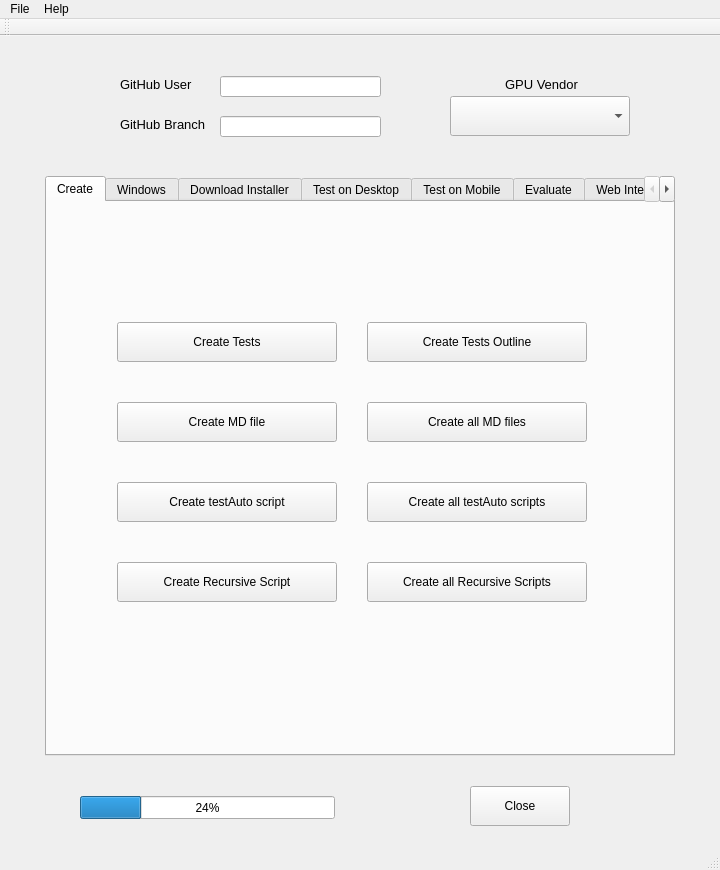
<?xml version="1.0" encoding="UTF-8"?>
<ui version="4.0">
 <class>NitpickClass</class>
 <widget class="QMainWindow" name="NitpickClass">
  <property name="geometry">
   <rect>
    <x>0</x>
    <y>0</y>
    <width>720</width>
    <height>870</height>
   </rect>
  </property>
  <property name="sizePolicy">
   <sizepolicy hsizetype="Fixed" vsizetype="Fixed">
    <horstretch>0</horstretch>
    <verstretch>0</verstretch>
   </sizepolicy>
  </property>
  <property name="windowTitle">
   <string>Nitpick</string>
  </property>
  <widget class="QWidget" name="centralWidget">
   <widget class="QPushButton" name="closePushbutton">
    <property name="geometry">
     <rect>
      <x>470</x>
      <y>750</y>
      <width>100</width>
      <height>40</height>
     </rect>
    </property>
    <property name="text">
     <string>Close</string>
    </property>
   </widget>
   <widget class="QTabWidget" name="tabWidget">
    <property name="enabled">
     <bool>true</bool>
    </property>
    <property name="geometry">
     <rect>
      <x>45</x>
      <y>140</y>
      <width>630</width>
      <height>580</height>
     </rect>
    </property>
    <property name="currentIndex">
     <number>0</number>
    </property>
    <widget class="QWidget" name="tab_1">
     <attribute name="title">
      <string>Create</string>
     </attribute>
     <widget class="QPushButton" name="createTestsPushbutton">
      <property name="geometry">
       <rect>
        <x>70</x>
        <y>120</y>
        <width>220</width>
        <height>40</height>
       </rect>
      </property>
      <property name="text">
       <string>Create Tests</string>
      </property>
     </widget>
     <widget class="QPushButton" name="createMDFilePushbutton">
      <property name="geometry">
       <rect>
        <x>70</x>
        <y>200</y>
        <width>220</width>
        <height>40</height>
       </rect>
      </property>
      <property name="text">
       <string>Create MD file</string>
      </property>
     </widget>
     <widget class="QPushButton" name="createAllMDFilesPushbutton">
      <property name="geometry">
       <rect>
        <x>320</x>
        <y>200</y>
        <width>220</width>
        <height>40</height>
       </rect>
      </property>
      <property name="text">
       <string>Create all MD files</string>
      </property>
     </widget>
     <widget class="QPushButton" name="createTestsOutlinePushbutton">
      <property name="geometry">
       <rect>
        <x>320</x>
        <y>120</y>
        <width>220</width>
        <height>40</height>
       </rect>
      </property>
      <property name="text">
       <string>Create Tests Outline</string>
      </property>
     </widget>
     <widget class="QPushButton" name="createRecursiveScriptPushbutton">
      <property name="geometry">
       <rect>
        <x>70</x>
        <y>360</y>
        <width>220</width>
        <height>40</height>
       </rect>
      </property>
      <property name="text">
       <string>Create Recursive Script</string>
      </property>
     </widget>
     <widget class="QPushButton" name="createAllRecursiveScriptsPushbutton">
      <property name="geometry">
       <rect>
        <x>320</x>
        <y>360</y>
        <width>220</width>
        <height>40</height>
       </rect>
      </property>
      <property name="text">
       <string>Create all Recursive Scripts</string>
      </property>
     </widget>
     <widget class="QPushButton" name="createTestAutoScriptPushbutton">
      <property name="geometry">
       <rect>
        <x>70</x>
        <y>280</y>
        <width>220</width>
        <height>40</height>
       </rect>
      </property>
      <property name="text">
       <string>Create testAuto script</string>
      </property>
     </widget>
     <widget class="QPushButton" name="createAllTestAutoScriptsPushbutton">
      <property name="geometry">
       <rect>
        <x>320</x>
        <y>280</y>
        <width>220</width>
        <height>40</height>
       </rect>
      </property>
      <property name="text">
       <string>Create all testAuto scripts</string>
      </property>
     </widget>
    </widget>
    <widget class="QWidget" name="tab_4">
     <attribute name="title">
      <string>Windows</string>
     </attribute>
     <widget class="QPushButton" name="hideTaskbarPushbutton">
      <property name="geometry">
       <rect>
        <x>200</x>
        <y>130</y>
        <width>211</width>
        <height>40</height>
       </rect>
      </property>
      <property name="text">
       <string>Hide Windows Taskbar</string>
      </property>
     </widget>
     <widget class="QPushButton" name="showTaskbarPushbutton">
      <property name="geometry">
       <rect>
        <x>200</x>
        <y>200</y>
        <width>211</width>
        <height>40</height>
       </rect>
      </property>
      <property name="text">
       <string>Show Windows Taskbar</string>
      </property>
     </widget>
    </widget>
    <widget class="QWidget" name="tab_6">
     <attribute name="title">
      <string>Download Installer</string>
     </attribute>
    </widget>
    <widget class="QWidget" name="tab">
     <attribute name="title">
      <string>Test on Desktop</string>
     </attribute>
     <widget class="QPushButton" name="runNowPushbutton">
      <property name="enabled">
       <bool>false</bool>
      </property>
      <property name="geometry">
       <rect>
        <x>10</x>
        <y>160</y>
        <width>161</width>
        <height>51</height>
       </rect>
      </property>
      <property name="text">
       <string>Run now</string>
      </property>
     </widget>
     <widget class="QGroupBox" name="daysGroupBox">
      <property name="enabled">
       <bool>false</bool>
      </property>
      <property name="geometry">
       <rect>
        <x>20</x>
        <y>240</y>
        <width>91</width>
        <height>241</height>
       </rect>
      </property>
      <property name="title">
       <string>Days</string>
      </property>
      <widget class="QCheckBox" name="sundayCheckBox">
       <property name="geometry">
        <rect>
         <x>10</x>
         <y>210</y>
         <width>80</width>
         <height>17</height>
        </rect>
       </property>
       <property name="text">
        <string>Sunday</string>
       </property>
      </widget>
      <widget class="QCheckBox" name="wednesdayCheckBox">
       <property name="geometry">
        <rect>
         <x>10</x>
         <y>90</y>
         <width>80</width>
         <height>17</height>
        </rect>
       </property>
       <property name="text">
        <string>Wednesday</string>
       </property>
      </widget>
      <widget class="QCheckBox" name="tuesdayCheckBox">
       <property name="geometry">
        <rect>
         <x>10</x>
         <y>60</y>
         <width>80</width>
         <height>17</height>
        </rect>
       </property>
       <property name="text">
        <string>Tuesday</string>
       </property>
      </widget>
      <widget class="QCheckBox" name="thursdayCheckBox">
       <property name="geometry">
        <rect>
         <x>10</x>
         <y>120</y>
         <width>80</width>
         <height>17</height>
        </rect>
       </property>
       <property name="text">
        <string>Thursday</string>
       </property>
      </widget>
      <widget class="QCheckBox" name="fridayCheckBox">
       <property name="geometry">
        <rect>
         <x>10</x>
         <y>150</y>
         <width>80</width>
         <height>17</height>
        </rect>
       </property>
       <property name="text">
        <string>Friday</string>
       </property>
      </widget>
      <widget class="QCheckBox" name="saturdayCheckBox">
       <property name="geometry">
        <rect>
         <x>10</x>
         <y>180</y>
         <width>80</width>
         <height>17</height>
        </rect>
       </property>
       <property name="text">
        <string>Saturday</string>
       </property>
      </widget>
      <widget class="QCheckBox" name="mondayCheckBox">
       <property name="geometry">
        <rect>
         <x>10</x>
         <y>30</y>
         <width>80</width>
         <height>17</height>
        </rect>
       </property>
       <property name="text">
        <string>Monday</string>
       </property>
      </widget>
     </widget>
     <widget class="QGroupBox" name="timesGroupBox">
      <property name="enabled">
       <bool>false</bool>
      </property>
      <property name="geometry">
       <rect>
        <x>130</x>
        <y>240</y>
        <width>161</width>
        <height>191</height>
       </rect>
      </property>
      <property name="title">
       <string>Times</string>
      </property>
      <widget class="QTimeEdit" name="timeEdit1">
       <property name="geometry">
        <rect>
         <x>30</x>
         <y>20</y>
         <width>118</width>
         <height>22</height>
        </rect>
       </property>
      </widget>
      <widget class="QTimeEdit" name="timeEdit2">
       <property name="geometry">
        <rect>
         <x>30</x>
         <y>60</y>
         <width>118</width>
         <height>22</height>
        </rect>
       </property>
      </widget>
      <widget class="QTimeEdit" name="timeEdit3">
       <property name="geometry">
        <rect>
         <x>30</x>
         <y>100</y>
         <width>118</width>
         <height>22</height>
        </rect>
       </property>
      </widget>
      <widget class="QTimeEdit" name="timeEdit4">
       <property name="geometry">
        <rect>
         <x>30</x>
         <y>140</y>
         <width>118</width>
         <height>22</height>
        </rect>
       </property>
      </widget>
      <widget class="QCheckBox" name="timeEdit1checkBox">
       <property name="geometry">
        <rect>
         <x>10</x>
         <y>23</y>
         <width>21</width>
         <height>17</height>
        </rect>
       </property>
       <property name="text">
        <string/>
       </property>
      </widget>
      <widget class="QCheckBox" name="timeEdit2checkBox">
       <property name="geometry">
        <rect>
         <x>10</x>
         <y>63</y>
         <width>21</width>
         <height>17</height>
        </rect>
       </property>
       <property name="text">
        <string/>
       </property>
      </widget>
      <widget class="QCheckBox" name="timeEdit3checkBox">
       <property name="geometry">
        <rect>
         <x>10</x>
         <y>103</y>
         <width>21</width>
         <height>17</height>
        </rect>
       </property>
       <property name="text">
        <string/>
       </property>
      </widget>
      <widget class="QCheckBox" name="timeEdit4checkBox">
       <property name="geometry">
        <rect>
         <x>10</x>
         <y>143</y>
         <width>21</width>
         <height>17</height>
        </rect>
       </property>
       <property name="text">
        <string/>
       </property>
      </widget>
     </widget>
     <widget class="QPushButton" name="setWorkingFolderRunOnDesktopPushbutton">
      <property name="geometry">
       <rect>
        <x>10</x>
        <y>20</y>
        <width>160</width>
        <height>30</height>
       </rect>
      </property>
      <property name="text">
       <string>Set Working Folder</string>
      </property>
     </widget>
     <widget class="QLabel" name="workingFolderRunOnDesktopLabel">
      <property name="geometry">
       <rect>
        <x>190</x>
        <y>20</y>
        <width>320</width>
        <height>30</height>
       </rect>
      </property>
      <property name="text">
       <string>(not set...)</string>
      </property>
     </widget>
     <widget class="QPlainTextEdit" name="plainTextEdit">
      <property name="geometry">
       <rect>
        <x>300</x>
        <y>210</y>
        <width>311</width>
        <height>331</height>
       </rect>
      </property>
     </widget>
     <widget class="QLabel" name="workingFolderLabel_2">
      <property name="geometry">
       <rect>
        <x>300</x>
        <y>170</y>
        <width>41</width>
        <height>31</height>
       </rect>
      </property>
      <property name="text">
       <string>Status:</string>
      </property>
     </widget>
     <widget class="QLabel" name="statusLabelOnDesktop">
      <property name="geometry">
       <rect>
        <x>350</x>
        <y>170</y>
        <width>271</width>
        <height>31</height>
       </rect>
      </property>
      <property name="text">
       <string>#######</string>
      </property>
     </widget>
     <widget class="QCheckBox" name="checkBoxServerless">
      <property name="geometry">
       <rect>
        <x>240</x>
        <y>70</y>
        <width>120</width>
        <height>20</height>
       </rect>
      </property>
      <property name="toolTip">
       <string>&lt;html&gt;&lt;head/&gt;&lt;body&gt;&lt;p&gt;If unchecked, will not show results during evaluation&lt;/p&gt;&lt;/body&gt;&lt;/html&gt;</string>
      </property>
      <property name="text">
       <string>Server-less</string>
      </property>
      <property name="checked">
       <bool>false</bool>
      </property>
     </widget>
     <widget class="QCheckBox" name="runLatestOnDesktopCheckBox">
      <property name="geometry">
       <rect>
        <x>20</x>
        <y>100</y>
        <width>120</width>
        <height>20</height>
       </rect>
      </property>
      <property name="toolTip">
       <string>&lt;html&gt;&lt;head/&gt;&lt;body&gt;&lt;p&gt;If unchecked, will not show results during evaluation&lt;/p&gt;&lt;/body&gt;&lt;/html&gt;</string>
      </property>
      <property name="text">
       <string>Run Latest</string>
      </property>
      <property name="checked">
       <bool>true</bool>
      </property>
     </widget>
     <widget class="QLabel" name="workingFolderLabel_3">
      <property name="geometry">
       <rect>
        <x>128</x>
        <y>95</y>
        <width>31</width>
        <height>31</height>
       </rect>
      </property>
      <property name="text">
       <string>URL</string>
      </property>
     </widget>
     <widget class="QLineEdit" name="urlOnDesktopLineEdit">
      <property name="enabled">
       <bool>false</bool>
      </property>
      <property name="geometry">
       <rect>
        <x>175</x>
        <y>100</y>
        <width>445</width>
        <height>21</height>
       </rect>
      </property>
     </widget>
     <widget class="QLabel" name="workingFolderLabel_5">
      <property name="geometry">
       <rect>
        <x>128</x>
        <y>125</y>
        <width>40</width>
        <height>31</height>
       </rect>
      </property>
      <property name="text">
       <string>Script</string>
      </property>
     </widget>
     <widget class="QLineEdit" name="scriptURLOnDesktopLineEdit">
      <property name="enabled">
       <bool>false</bool>
      </property>
      <property name="geometry">
       <rect>
        <x>175</x>
        <y>130</y>
        <width>445</width>
        <height>21</height>
       </rect>
      </property>
     </widget>
     <widget class="QCheckBox" name="runFullSuiteOnDesktopCheckBox">
      <property name="geometry">
       <rect>
        <x>20</x>
        <y>130</y>
        <width>120</width>
        <height>20</height>
       </rect>
      </property>
      <property name="toolTip">
       <string>&lt;html&gt;&lt;head/&gt;&lt;body&gt;&lt;p&gt;If unchecked, will not show results during evaluation&lt;/p&gt;&lt;/body&gt;&lt;/html&gt;</string>
      </property>
      <property name="text">
       <string>Run Full Suite</string>
      </property>
      <property name="checked">
       <bool>true</bool>
      </property>
     </widget>
     <widget class="QCheckBox" name="usePreviousInstallationOnDesktopCheckBox">
      <property name="enabled">
       <bool>true</bool>
      </property>
      <property name="geometry">
       <rect>
        <x>20</x>
        <y>70</y>
        <width>171</width>
        <height>20</height>
       </rect>
      </property>
      <property name="toolTip">
       <string>&lt;html&gt;&lt;head/&gt;&lt;body&gt;&lt;p&gt;If unchecked, will not show results during evaluation&lt;/p&gt;&lt;/body&gt;&lt;/html&gt;</string>
      </property>
      <property name="text">
       <string>Use Previous Installation</string>
      </property>
      <property name="checked">
       <bool>false</bool>
      </property>
     </widget>
    </widget>
    <widget class="QWidget" name="tab_5">
     <attribute name="title">
      <string>Test on Mobile</string>
     </attribute>
     <widget class="QPushButton" name="connectDevicePushbutton">
      <property name="enabled">
       <bool>false</bool>
      </property>
      <property name="geometry">
       <rect>
        <x>10</x>
        <y>150</y>
        <width>160</width>
        <height>30</height>
       </rect>
      </property>
      <property name="text">
       <string>Connect Device</string>
      </property>
     </widget>
     <widget class="QLabel" name="detectedDeviceLabel">
      <property name="geometry">
       <rect>
        <x>190</x>
        <y>156</y>
        <width>320</width>
        <height>30</height>
       </rect>
      </property>
      <property name="text">
       <string>(not detected)</string>
      </property>
     </widget>
     <widget class="QPushButton" name="setWorkingFolderRunOnMobilePushbutton">
      <property name="geometry">
       <rect>
        <x>10</x>
        <y>20</y>
        <width>160</width>
        <height>30</height>
       </rect>
      </property>
      <property name="text">
       <string>Set Working Folder</string>
      </property>
     </widget>
     <widget class="QLabel" name="workingFolderRunOnMobileLabel">
      <property name="geometry">
       <rect>
        <x>190</x>
        <y>20</y>
        <width>320</width>
        <height>30</height>
       </rect>
      </property>
      <property name="text">
       <string>(not set...)</string>
      </property>
     </widget>
     <widget class="QPushButton" name="pullFolderPushbutton">
      <property name="enabled">
       <bool>false</bool>
      </property>
      <property name="geometry">
       <rect>
        <x>460</x>
        <y>440</y>
        <width>160</width>
        <height>30</height>
       </rect>
      </property>
      <property name="text">
       <string>Pull folder</string>
      </property>
     </widget>
     <widget class="QLineEdit" name="folderLineEdit">
      <property name="enabled">
       <bool>false</bool>
      </property>
      <property name="geometry">
       <rect>
        <x>10</x>
        <y>440</y>
        <width>440</width>
        <height>30</height>
       </rect>
      </property>
     </widget>
     <widget class="QLineEdit" name="urlOnMobileLineEdit">
      <property name="enabled">
       <bool>false</bool>
      </property>
      <property name="geometry">
       <rect>
        <x>175</x>
        <y>245</y>
        <width>445</width>
        <height>21</height>
       </rect>
      </property>
     </widget>
     <widget class="QCheckBox" name="runLatestOnMobileCheckBox">
      <property name="geometry">
       <rect>
        <x>20</x>
        <y>245</y>
        <width>120</width>
        <height>20</height>
       </rect>
      </property>
      <property name="toolTip">
       <string>&lt;html&gt;&lt;head/&gt;&lt;body&gt;&lt;p&gt;If unchecked, will not show results during evaluation&lt;/p&gt;&lt;/body&gt;&lt;/html&gt;</string>
      </property>
      <property name="text">
       <string>Run Latest</string>
      </property>
      <property name="checked">
       <bool>true</bool>
      </property>
     </widget>
     <widget class="QPushButton" name="downloadAPKPushbutton">
      <property name="enabled">
       <bool>false</bool>
      </property>
      <property name="geometry">
       <rect>
        <x>10</x>
        <y>100</y>
        <width>160</width>
        <height>30</height>
       </rect>
      </property>
      <property name="text">
       <string>Download APK</string>
      </property>
     </widget>
     <widget class="QLabel" name="workingFolderLabel_4">
      <property name="geometry">
       <rect>
        <x>20</x>
        <y>60</y>
        <width>41</width>
        <height>31</height>
       </rect>
      </property>
      <property name="text">
       <string>Status:</string>
      </property>
     </widget>
     <widget class="QLabel" name="statusLabelOnMobile">
      <property name="geometry">
       <rect>
        <x>70</x>
        <y>60</y>
        <width>271</width>
        <height>31</height>
       </rect>
      </property>
      <property name="text">
       <string>#######</string>
      </property>
     </widget>
     <widget class="QPushButton" name="installAPKPushbutton">
      <property name="enabled">
       <bool>false</bool>
      </property>
      <property name="geometry">
       <rect>
        <x>10</x>
        <y>325</y>
        <width>160</width>
        <height>30</height>
       </rect>
      </property>
      <property name="text">
       <string>Install APK</string>
      </property>
     </widget>
     <widget class="QPushButton" name="runInterfacePushbutton">
      <property name="enabled">
       <bool>false</bool>
      </property>
      <property name="geometry">
       <rect>
        <x>10</x>
        <y>375</y>
        <width>160</width>
        <height>30</height>
       </rect>
      </property>
      <property name="text">
       <string>Run Interface</string>
      </property>
     </widget>
     <widget class="QLabel" name="workingFolderLabel_6">
      <property name="geometry">
       <rect>
        <x>140</x>
        <y>240</y>
        <width>31</width>
        <height>31</height>
       </rect>
      </property>
      <property name="text">
       <string>URL</string>
      </property>
     </widget>
     <widget class="QLineEdit" name="scriptURLOnMobileLineEdit">
      <property name="enabled">
       <bool>false</bool>
      </property>
      <property name="geometry">
       <rect>
        <x>175</x>
        <y>275</y>
        <width>445</width>
        <height>21</height>
       </rect>
      </property>
     </widget>
     <widget class="QLabel" name="workingFolderLabel_7">
      <property name="geometry">
       <rect>
        <x>140</x>
        <y>270</y>
        <width>40</width>
        <height>31</height>
       </rect>
      </property>
      <property name="text">
       <string>Script</string>
      </property>
     </widget>
     <widget class="QCheckBox" name="runFullSuiteOnMobileCheckBox">
      <property name="geometry">
       <rect>
        <x>20</x>
        <y>275</y>
        <width>120</width>
        <height>20</height>
       </rect>
      </property>
      <property name="toolTip">
       <string>&lt;html&gt;&lt;head/&gt;&lt;body&gt;&lt;p&gt;If unchecked, will not show results during evaluation&lt;/p&gt;&lt;/body&gt;&lt;/html&gt;</string>
      </property>
      <property name="text">
       <string>Run Full Suite</string>
      </property>
      <property name="checked">
       <bool>true</bool>
      </property>
     </widget>
     <widget class="QCheckBox" name="usePreviousInstallationOnMobileCheckBox">
      <property name="enabled">
       <bool>true</bool>
      </property>
      <property name="geometry">
       <rect>
        <x>20</x>
        <y>210</y>
        <width>171</width>
        <height>20</height>
       </rect>
      </property>
      <property name="toolTip">
       <string>&lt;html&gt;&lt;head/&gt;&lt;body&gt;&lt;p&gt;If unchecked, will not show results during evaluation&lt;/p&gt;&lt;/body&gt;&lt;/html&gt;</string>
      </property>
      <property name="text">
       <string>Use Previous Installation</string>
      </property>
      <property name="checked">
       <bool>false</bool>
      </property>
     </widget>
    </widget>
    <widget class="QWidget" name="tab_2">
     <attribute name="title">
      <string>Evaluate</string>
     </attribute>
     <widget class="QCheckBox" name="checkBoxInteractiveMode">
      <property name="geometry">
       <rect>
        <x>190</x>
        <y>200</y>
        <width>131</width>
        <height>20</height>
       </rect>
      </property>
      <property name="toolTip">
       <string>&lt;html&gt;&lt;head/&gt;&lt;body&gt;&lt;p&gt;If unchecked, will not show results during evaluation&lt;/p&gt;&lt;/body&gt;&lt;/html&gt;</string>
      </property>
      <property name="text">
       <string>Interactive Mode</string>
      </property>
     </widget>
     <widget class="QPushButton" name="evaluateTestsPushbutton">
      <property name="geometry">
       <rect>
        <x>330</x>
        <y>190</y>
        <width>180</width>
        <height>50</height>
       </rect>
      </property>
      <property name="text">
       <string>Evaluate Test</string>
      </property>
     </widget>
    </widget>
    <widget class="QWidget" name="tab_3">
     <attribute name="title">
      <string>Web Interface</string>
     </attribute>
     <widget class="QPushButton" name="updateTestRailRunResultsPushbutton">
      <property name="geometry">
       <rect>
        <x>240</x>
        <y>220</y>
        <width>160</width>
        <height>40</height>
       </rect>
      </property>
      <property name="text">
       <string>Update Run Results</string>
      </property>
     </widget>
     <widget class="QRadioButton" name="createPythonScriptRadioButton">
      <property name="geometry">
       <rect>
        <x>170</x>
        <y>100</y>
        <width>95</width>
        <height>20</height>
       </rect>
      </property>
      <property name="text">
       <string>Python</string>
      </property>
      <property name="checked">
       <bool>true</bool>
      </property>
     </widget>
     <widget class="QPushButton" name="createTestRailRunPushbutton">
      <property name="geometry">
       <rect>
        <x>240</x>
        <y>160</y>
        <width>160</width>
        <height>40</height>
       </rect>
      </property>
      <property name="text">
       <string>Create Run</string>
      </property>
     </widget>
     <widget class="QPushButton" name="createTestRailTestCasesPushbutton">
      <property name="geometry">
       <rect>
        <x>240</x>
        <y>100</y>
        <width>160</width>
        <height>40</height>
       </rect>
      </property>
      <property name="text">
       <string>Create Test Cases</string>
      </property>
     </widget>
     <widget class="QRadioButton" name="createXMLScriptRadioButton">
      <property name="geometry">
       <rect>
        <x>170</x>
        <y>120</y>
        <width>95</width>
        <height>20</height>
       </rect>
      </property>
      <property name="text">
       <string>XML</string>
      </property>
     </widget>
     <widget class="QGroupBox" name="groupBox">
      <property name="geometry">
       <rect>
        <x>10</x>
        <y>30</y>
        <width>601</width>
        <height>300</height>
       </rect>
      </property>
      <property name="title">
       <string>TestRail</string>
      </property>
     </widget>
     <widget class="QGroupBox" name="groupBox_2">
      <property name="geometry">
       <rect>
        <x>10</x>
        <y>350</y>
        <width>601</width>
        <height>151</height>
       </rect>
      </property>
      <property name="title">
       <string>Amazon Web Services</string>
      </property>
      <widget class="QPushButton" name="createWebPagePushbutton">
       <property name="enabled">
        <bool>true</bool>
       </property>
       <property name="geometry">
        <rect>
         <x>370</x>
         <y>20</y>
         <width>160</width>
         <height>51</height>
        </rect>
       </property>
       <property name="text">
        <string>Create Web Page</string>
       </property>
      </widget>
      <widget class="QCheckBox" name="updateAWSCheckBox">
       <property name="geometry">
        <rect>
         <x>150</x>
         <y>42</y>
         <width>111</width>
         <height>17</height>
        </rect>
       </property>
       <property name="text">
        <string>Update AWS</string>
       </property>
      </widget>
      <widget class="QLineEdit" name="awsURLLineEdit">
       <property name="geometry">
        <rect>
         <x>20</x>
         <y>90</y>
         <width>561</width>
         <height>21</height>
        </rect>
       </property>
       <property name="readOnly">
        <bool>true</bool>
       </property>
      </widget>
      <widget class="QRadioButton" name="diffImageRadioButton">
       <property name="geometry">
        <rect>
         <x>260</x>
         <y>50</y>
         <width>95</width>
         <height>20</height>
        </rect>
       </property>
       <property name="text">
        <string>Diff Image</string>
       </property>
       <property name="checked">
        <bool>false</bool>
       </property>
      </widget>
      <widget class="QRadioButton" name="ssimImageRadioButton">
       <property name="geometry">
        <rect>
         <x>260</x>
         <y>30</y>
         <width>95</width>
         <height>20</height>
        </rect>
       </property>
       <property name="text">
        <string>SSIM Image</string>
       </property>
       <property name="checked">
        <bool>true</bool>
       </property>
      </widget>
     </widget>
     <zorder>groupBox</zorder>
     <zorder>updateTestRailRunResultsPushbutton</zorder>
     <zorder>createPythonScriptRadioButton</zorder>
     <zorder>createTestRailRunPushbutton</zorder>
     <zorder>createTestRailTestCasesPushbutton</zorder>
     <zorder>createXMLScriptRadioButton</zorder>
     <zorder>groupBox_2</zorder>
    </widget>
   </widget>
   <widget class="QLabel" name="label_3">
    <property name="geometry">
     <rect>
      <x>120</x>
      <y>80</y>
      <width>110</width>
      <height>16</height>
     </rect>
    </property>
    <property name="font">
     <font>
      <pointsize>10</pointsize>
     </font>
    </property>
    <property name="text">
     <string>GitHub Branch</string>
    </property>
   </widget>
   <widget class="QLabel" name="label_4">
    <property name="geometry">
     <rect>
      <x>120</x>
      <y>40</y>
      <width>110</width>
      <height>16</height>
     </rect>
    </property>
    <property name="font">
     <font>
      <pointsize>10</pointsize>
     </font>
    </property>
    <property name="text">
     <string>GitHub User</string>
    </property>
   </widget>
   <widget class="QProgressBar" name="progressBar">
    <property name="geometry">
     <rect>
      <x>80</x>
      <y>760</y>
      <width>255</width>
      <height>23</height>
     </rect>
    </property>
    <property name="value">
     <number>24</number>
    </property>
   </widget>
   <widget class="QLineEdit" name="userLineEdit">
    <property name="geometry">
     <rect>
      <x>220</x>
      <y>40</y>
      <width>161</width>
      <height>21</height>
     </rect>
    </property>
   </widget>
   <widget class="QLineEdit" name="branchLineEdit">
    <property name="geometry">
     <rect>
      <x>220</x>
      <y>80</y>
      <width>161</width>
      <height>21</height>
     </rect>
    </property>
   </widget>
   <widget class="QComboBox" name="gpuVendorComboBox">
    <property name="geometry">
     <rect>
      <x>450</x>
      <y>60</y>
      <width>180</width>
      <height>40</height>
     </rect>
    </property>
    <property name="font">
     <font>
      <pointsize>14</pointsize>
     </font>
    </property>
   </widget>
   <widget class="QLabel" name="label_5">
    <property name="geometry">
     <rect>
      <x>505</x>
      <y>40</y>
      <width>81</width>
      <height>16</height>
     </rect>
    </property>
    <property name="font">
     <font>
      <pointsize>10</pointsize>
     </font>
    </property>
    <property name="text">
     <string>GPU Vendor</string>
    </property>
   </widget>
  </widget>
  <widget class="QMenuBar" name="menuBar">
   <property name="geometry">
    <rect>
     <x>0</x>
     <y>0</y>
     <width>720</width>
     <height>21</height>
    </rect>
   </property>
   <widget class="QMenu" name="menuFile">
    <property name="title">
     <string>File</string>
    </property>
    <addaction name="actionClose"/>
   </widget>
   <widget class="QMenu" name="menuHelp">
    <property name="title">
     <string>Help</string>
    </property>
    <addaction name="actionAbout"/>
    <addaction name="actionContent"/>
   </widget>
   <addaction name="menuFile"/>
   <addaction name="menuHelp"/>
  </widget>
  <widget class="QToolBar" name="mainToolBar">
   <attribute name="toolBarArea">
    <enum>TopToolBarArea</enum>
   </attribute>
   <attribute name="toolBarBreak">
    <bool>false</bool>
   </attribute>
  </widget>
  <widget class="QStatusBar" name="statusBar"/>
  <action name="actionClose">
   <property name="text">
    <string>Close</string>
   </property>
  </action>
  <action name="actionAbout">
   <property name="text">
    <string>About</string>
   </property>
  </action>
  <action name="actionContent">
   <property name="text">
    <string>Online readme</string>
   </property>
  </action>
 </widget>
 <layoutdefault spacing="6" margin="11"/>
 <tabstops>
  <tabstop>userLineEdit</tabstop>
  <tabstop>branchLineEdit</tabstop>
  <tabstop>createTestsPushbutton</tabstop>
  <tabstop>createMDFilePushbutton</tabstop>
  <tabstop>createAllMDFilesPushbutton</tabstop>
  <tabstop>createTestsOutlinePushbutton</tabstop>
  <tabstop>createRecursiveScriptPushbutton</tabstop>
  <tabstop>createAllRecursiveScriptsPushbutton</tabstop>
  <tabstop>createTestAutoScriptPushbutton</tabstop>
  <tabstop>createAllTestAutoScriptsPushbutton</tabstop>
  <tabstop>hideTaskbarPushbutton</tabstop>
  <tabstop>showTaskbarPushbutton</tabstop>
  <tabstop>runNowPushbutton</tabstop>
  <tabstop>sundayCheckBox</tabstop>
  <tabstop>wednesdayCheckBox</tabstop>
  <tabstop>tuesdayCheckBox</tabstop>
  <tabstop>thursdayCheckBox</tabstop>
  <tabstop>fridayCheckBox</tabstop>
  <tabstop>saturdayCheckBox</tabstop>
  <tabstop>mondayCheckBox</tabstop>
  <tabstop>timeEdit1</tabstop>
  <tabstop>timeEdit2</tabstop>
  <tabstop>timeEdit3</tabstop>
  <tabstop>timeEdit4</tabstop>
  <tabstop>timeEdit1checkBox</tabstop>
  <tabstop>timeEdit2checkBox</tabstop>
  <tabstop>timeEdit3checkBox</tabstop>
  <tabstop>timeEdit4checkBox</tabstop>
  <tabstop>setWorkingFolderRunOnDesktopPushbutton</tabstop>
  <tabstop>plainTextEdit</tabstop>
  <tabstop>checkBoxServerless</tabstop>
  <tabstop>runLatestOnDesktopCheckBox</tabstop>
  <tabstop>urlOnDesktopLineEdit</tabstop>
  <tabstop>checkBoxInteractiveMode</tabstop>
  <tabstop>evaluateTestsPushbutton</tabstop>
  <tabstop>updateTestRailRunResultsPushbutton</tabstop>
  <tabstop>createPythonScriptRadioButton</tabstop>
  <tabstop>createTestRailRunPushbutton</tabstop>
  <tabstop>createTestRailTestCasesPushbutton</tabstop>
  <tabstop>createXMLScriptRadioButton</tabstop>
  <tabstop>createWebPagePushbutton</tabstop>
  <tabstop>updateAWSCheckBox</tabstop>
  <tabstop>awsURLLineEdit</tabstop>
  <tabstop>closePushbutton</tabstop>
  <tabstop>tabWidget</tabstop>
 </tabstops>
 <resources/>
 <connections/>
</ui>
